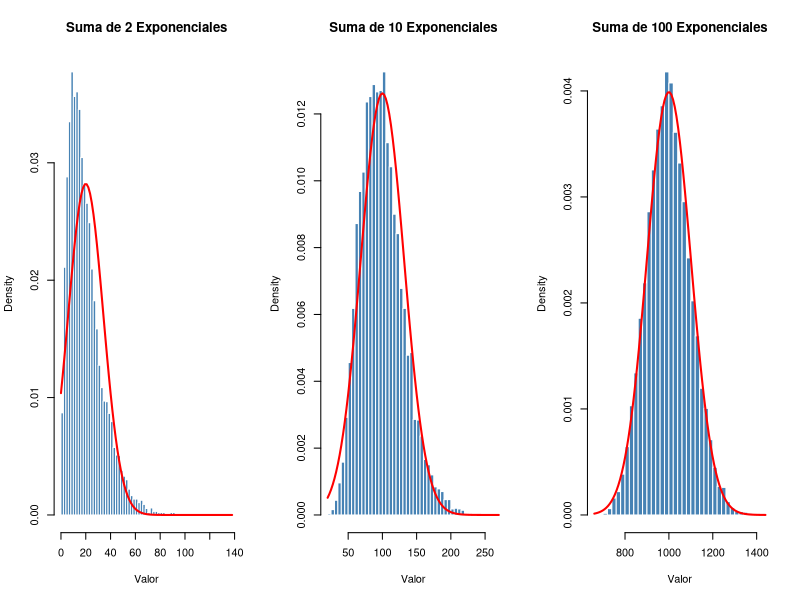
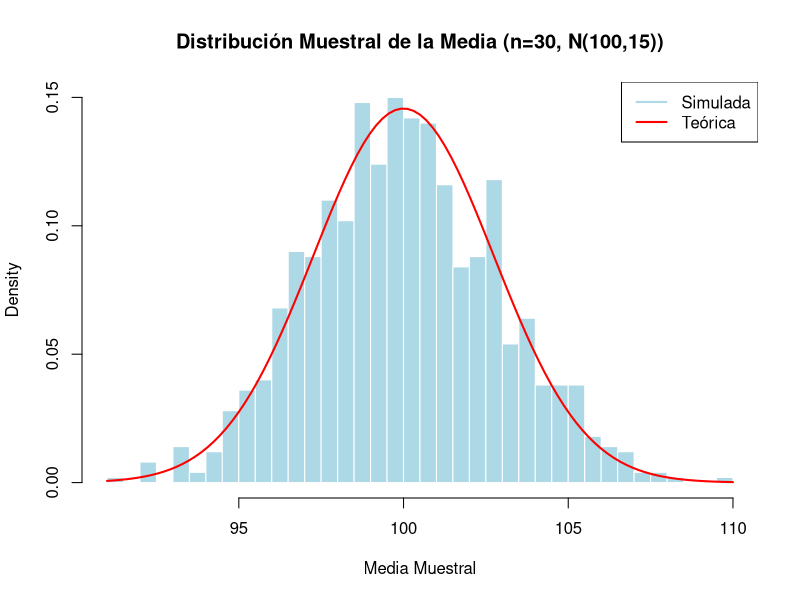

Write R code to recreate these figures, in order.
## ---- chunk 1
#| lst-label: lst-semana05-1
#| lst-cap: "Código R"
#| echo: false

set.seed(123)

mu <- 10
sigma2 <- 100
num_sims <- 10000

x1 <- rexp(n = num_sims, rate = 1/mu)
x2 <- rexp(n = num_sims, rate = 1/mu)
s2 <- x1 + x2

clt_app_2 <- function(x) dnorm(x, mean = 2*mu, sd = sqrt(2*sigma2))

par(mfrow = c(1, 3))

hist(s2, breaks = 50, probability = TRUE,
     main = "Suma de 2 Exponenciales",
     xlab = "Valor", col = "steelblue", border = "white")
curve(clt_app_2, add = TRUE, lwd = 2, col = "red")

x <- matrix(0, ncol = 10, nrow = num_sims)
for(i in 1:10) x[,i] <- rexp(n = num_sims, rate = 1/mu)
s10 <- rowSums(x)

clt_app_10 <- function(x) dnorm(x, mean = 10*mu, sd = sqrt(10*sigma2))

hist(s10, breaks = 50, probability = TRUE,
     main = "Suma de 10 Exponenciales",
     xlab = "Valor", col = "steelblue", border = "white")
curve(clt_app_10, add = TRUE, lwd = 2, col = "red")

x <- matrix(0, ncol = 100, nrow = num_sims)
for(i in 1:100) x[,i] <- rexp(n = num_sims, rate = 1/mu)
s100 <- rowSums(x)

clt_app_100 <- function(x) dnorm(x, mean = 100*mu, sd = sqrt(100*sigma2))

hist(s100, breaks = 50, probability = TRUE,
     main = "Suma de 100 Exponenciales",
     xlab = "Valor", col = "steelblue", border = "white")
curve(clt_app_100, add = TRUE, lwd = 2, col = "red")

par(mfrow = c(1, 1))
## ---- chunk 2
#| lst-label: lst-semana05-2
#| lst-cap: "Código R"
#| echo: false

set.seed(42)
n <- 30
num_muestras <- 1000

medias_simuladas <- replicate(num_muestras, mean(rnorm(n, mean = 100, sd = 15)))

hist(medias_simuladas, probability = TRUE, breaks = 30,
     main = "Distribución Muestral de la Media (n=30, N(100,15))",
     xlab = "Media Muestral", col = "lightblue", border = "white")

curve(dnorm(x, mean = 100, sd = 15/sqrt(n)),
      add = TRUE, col = "red", lwd = 2,
      label = "Teórica: N(100, 15/sqrt(30))")

legend("topright",
       c("Simulada", "Teórica"),
       col = c("lightblue", "red"),
       lwd = 2)
